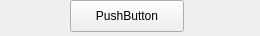
<?xml version="1.0" encoding="UTF-8"?>
<ui version="4.0">
 <class>Form</class>
 <widget class="QWidget" name="Form">
  <property name="geometry">
   <rect>
    <x>0</x>
    <y>0</y>
    <width>260</width>
    <height>36</height>
   </rect>
  </property>
  <property name="windowTitle">
   <string>Form</string>
  </property>
  <widget class="QPushButton" name="pushButton">
   <property name="geometry">
    <rect>
     <x>70</x>
     <y>0</y>
     <width>114</width>
     <height>32</height>
    </rect>
   </property>
   <property name="text">
    <string>PushButton</string>
   </property>
  </widget>
 </widget>
 <resources/>
 <connections/>
</ui>
